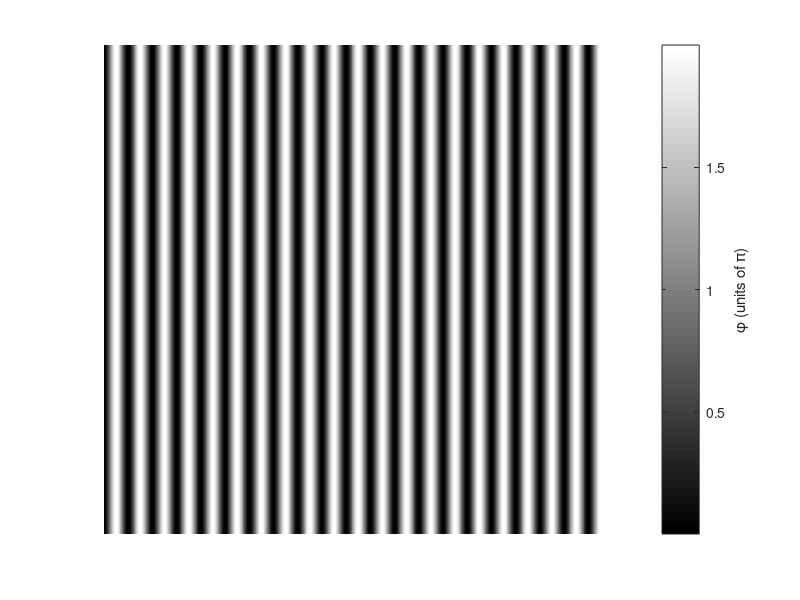
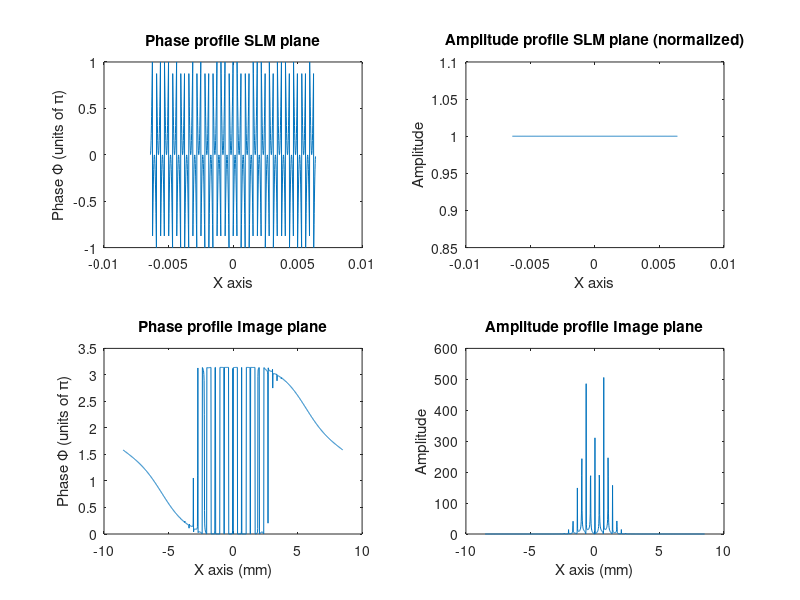

MATLAB code to generate these figures, in order:
close all;
clear all; 
clc;

%% Setting up system parameters

s_factor = 1;       % Set this to 1 for default (actual) values. Set this to larger than 1 for scaling the fft2. This ...
                    % ...will introduce increasing errors as you increase its value largr.
Lambda = 532e-9;    %Wavelength
k = 2*pi/Lambda;    %Wave number
f_fourier = (400)*1e-3; %Focal length of the Fourier Transforming Lens
dx = s_factor*12.5e-6; %spatial period of sampling (pixels)
F_s = 1/dx;   %spatial freq of sampling (pixels)
N = 1024;
x = [-N/2:1:N/2-1];


%% Input phase profile here: (example of sinusoidal grating shown)
% other 1D phase profiles of length 1024 can be included
c = 2*pi;           % contrast
period_px = 50;      % period in terms of pixels
f_0 = 1/(dx*period_px);   % spatial frequency of the grating 
phi_sin = c/2 * sin(2*pi*f_0*x*dx)+c/2;
figure('Name','Sinusoidal grating Phase Profile (ColorMap)','NumberTitle','off');
imagesc(phi_sin/pi);
colormap gray;
h = colorbar;
ylabel(h,'\phi (units of \pi)');
axis off;


xx = dx*(-N/2:1:N/2-1); % The x axis
x = exp(i*phi_sin);		% The electric field

% Plotting the Phase profile in 1D
figure('NumberTitle','off','Name','1D Computation: Fourier Transform');
s(1) = subplot(2,2,1);
plot(xx,angle(x)/pi);
ylabel('Phase \Phi (units of \pi)');
xlabel('X axis');
s(2) = subplot(2,2,2);
plot(xx,abs(x));
ylabel('Amplitude');
xlabel('X axis');
title(s(1),'Phase profile SLM plane');
title(s(2),'Amplitude profile SLM plane (normalized)');
%% Computing the Fresnel Diffraction Integral
FFT = fft(x,N);
y = fftshift(FFT);

% Setting the axis
w_freq = linspace(-pi,pi-(2*pi)/N,N);
freq_proper = F_s*w_freq/(2*pi);        %Spatial frequency
clear x;
x = freq_proper*Lambda*f_fourier;       % converting from spatial frequency to coordinates

% Plotting the Image plane Field
s(4) = subplot(2,2,4);
plot(s_factor*x/(1e-3),abs(y));
ylabel('Amplitude');
xlabel('X axis (mm)');
s(3) = subplot(2,2,3);
plot(s_factor*x/(1e-3),angle(y));
ylabel('Phase \Phi (units of \pi)');
xlabel('X axis (mm)');
title(s(3),'Phase profile Image plane');
title(s(4),'Amplitude profile Image plane');

